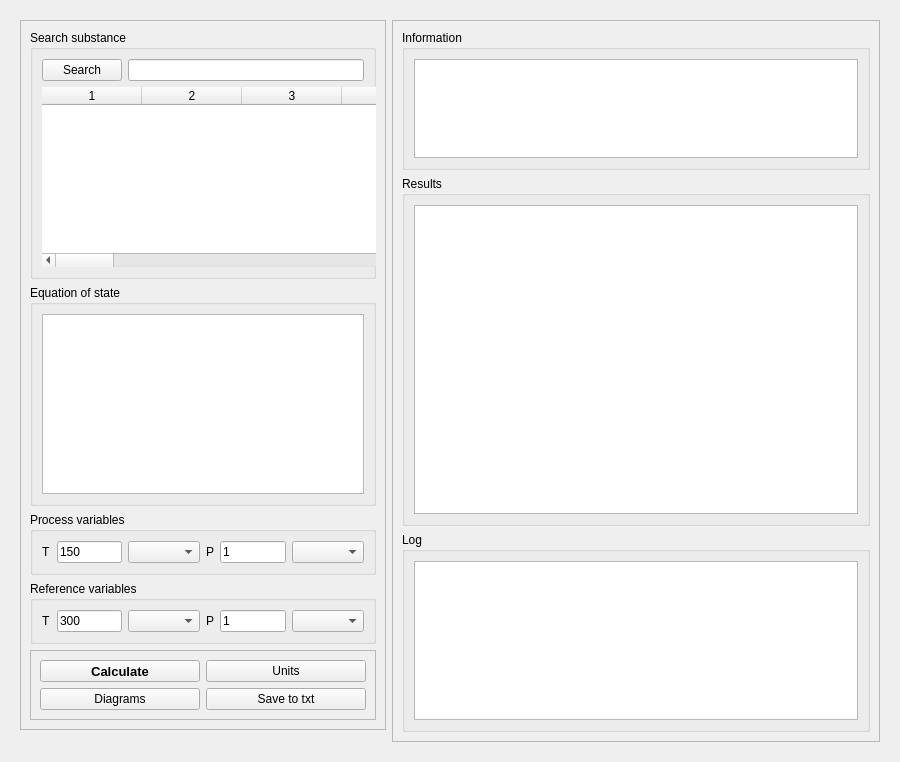
<?xml version="1.0" encoding="UTF-8"?>
<ui version="4.0">
 <class>PureSubstanceCalculationsWindow</class>
 <widget class="QWidget" name="PureSubstanceCalculationsWindow">
  <property name="windowModality">
   <enum>Qt::ApplicationModal</enum>
  </property>
  <property name="geometry">
   <rect>
    <x>0</x>
    <y>0</y>
    <width>900</width>
    <height>762</height>
   </rect>
  </property>
  <property name="sizePolicy">
   <sizepolicy hsizetype="Expanding" vsizetype="Expanding">
    <horstretch>0</horstretch>
    <verstretch>0</verstretch>
   </sizepolicy>
  </property>
  <property name="minimumSize">
   <size>
    <width>900</width>
    <height>300</height>
   </size>
  </property>
  <property name="windowTitle">
   <string>Pure Substance Calculations</string>
  </property>
  <layout class="QGridLayout" name="gridLayout_9">
   <property name="sizeConstraint">
    <enum>QLayout::SetDefaultConstraint</enum>
   </property>
   <item row="0" column="1">
    <widget class="QScrollArea" name="scrollArea">
     <property name="frameShape">
      <enum>QFrame::NoFrame</enum>
     </property>
     <property name="frameShadow">
      <enum>QFrame::Plain</enum>
     </property>
     <property name="lineWidth">
      <number>0</number>
     </property>
     <property name="sizeAdjustPolicy">
      <enum>QAbstractScrollArea::AdjustIgnored</enum>
     </property>
     <property name="widgetResizable">
      <bool>true</bool>
     </property>
     <widget class="QWidget" name="scrollAreaWidgetContents">
      <property name="geometry">
       <rect>
        <x>0</x>
        <y>0</y>
        <width>882</width>
        <height>744</height>
       </rect>
      </property>
      <layout class="QGridLayout" name="gridLayout_10">
       <item row="0" column="1" rowspan="3">
        <widget class="QFrame" name="frame_results">
         <property name="sizePolicy">
          <sizepolicy hsizetype="Preferred" vsizetype="Preferred">
           <horstretch>4</horstretch>
           <verstretch>0</verstretch>
          </sizepolicy>
         </property>
         <property name="minimumSize">
          <size>
           <width>300</width>
           <height>0</height>
          </size>
         </property>
         <property name="frameShape">
          <enum>QFrame::StyledPanel</enum>
         </property>
         <property name="frameShadow">
          <enum>QFrame::Raised</enum>
         </property>
         <layout class="QVBoxLayout" name="verticalLayout">
          <item>
           <widget class="QGroupBox" name="groupBox_information">
            <property name="minimumSize">
             <size>
              <width>0</width>
              <height>140</height>
             </size>
            </property>
            <property name="maximumSize">
             <size>
              <width>16777215</width>
              <height>275</height>
             </size>
            </property>
            <property name="title">
             <string>Information</string>
            </property>
            <layout class="QGridLayout" name="gridLayout_6">
             <item row="0" column="0">
              <widget class="QPlainTextEdit" name="plainTextEdit_information">
               <property name="minimumSize">
                <size>
                 <width>0</width>
                 <height>0</height>
                </size>
               </property>
               <property name="maximumSize">
                <size>
                 <width>16777215</width>
                 <height>16777215</height>
                </size>
               </property>
               <property name="frameShape">
                <enum>QFrame::StyledPanel</enum>
               </property>
               <property name="readOnly">
                <bool>true</bool>
               </property>
              </widget>
             </item>
            </layout>
           </widget>
          </item>
          <item>
           <widget class="QGroupBox" name="groupBox_results">
            <property name="minimumSize">
             <size>
              <width>0</width>
              <height>350</height>
             </size>
            </property>
            <property name="title">
             <string>Results</string>
            </property>
            <layout class="QGridLayout" name="gridLayout_8">
             <item row="0" column="0">
              <widget class="QTableWidget" name="tableWidget_results">
               <property name="horizontalScrollBarPolicy">
                <enum>Qt::ScrollBarAsNeeded</enum>
               </property>
               <property name="sizeAdjustPolicy">
                <enum>QAbstractScrollArea::AdjustToContents</enum>
               </property>
               <property name="editTriggers">
                <set>QAbstractItemView::NoEditTriggers</set>
               </property>
               <property name="alternatingRowColors">
                <bool>false</bool>
               </property>
               <property name="textElideMode">
                <enum>Qt::ElideLeft</enum>
               </property>
               <property name="rowCount">
                <number>0</number>
               </property>
               <property name="columnCount">
                <number>0</number>
               </property>
               <attribute name="horizontalHeaderCascadingSectionResizes">
                <bool>true</bool>
               </attribute>
               <attribute name="horizontalHeaderDefaultSectionSize">
                <number>35</number>
               </attribute>
               <attribute name="horizontalHeaderMinimumSectionSize">
                <number>0</number>
               </attribute>
               <attribute name="verticalHeaderCascadingSectionResizes">
                <bool>true</bool>
               </attribute>
               <attribute name="verticalHeaderDefaultSectionSize">
                <number>21</number>
               </attribute>
               <attribute name="verticalHeaderMinimumSectionSize">
                <number>0</number>
               </attribute>
              </widget>
             </item>
            </layout>
           </widget>
          </item>
          <item>
           <widget class="QGroupBox" name="groupBox__log">
            <property name="minimumSize">
             <size>
              <width>0</width>
              <height>200</height>
             </size>
            </property>
            <property name="maximumSize">
             <size>
              <width>16777215</width>
              <height>225</height>
             </size>
            </property>
            <property name="title">
             <string>Log</string>
            </property>
            <layout class="QGridLayout" name="gridLayout_3">
             <item row="0" column="0">
              <widget class="QPlainTextEdit" name="plainTextEdit_log">
               <property name="maximumSize">
                <size>
                 <width>16777215</width>
                 <height>166777</height>
                </size>
               </property>
               <property name="readOnly">
                <bool>true</bool>
               </property>
              </widget>
             </item>
            </layout>
           </widget>
          </item>
         </layout>
        </widget>
       </item>
       <item row="0" column="0">
        <widget class="QFrame" name="frame_input">
         <property name="sizePolicy">
          <sizepolicy hsizetype="Preferred" vsizetype="Preferred">
           <horstretch>3</horstretch>
           <verstretch>0</verstretch>
          </sizepolicy>
         </property>
         <property name="minimumSize">
          <size>
           <width>350</width>
           <height>0</height>
          </size>
         </property>
         <property name="maximumSize">
          <size>
           <width>1677700</width>
           <height>16777215</height>
          </size>
         </property>
         <property name="frameShape">
          <enum>QFrame::StyledPanel</enum>
         </property>
         <property name="frameShadow">
          <enum>QFrame::Raised</enum>
         </property>
         <layout class="QGridLayout" name="gridLayout_11">
          <item row="0" column="0">
           <widget class="QGroupBox" name="groupBox_searchSubstance">
            <property name="minimumSize">
             <size>
              <width>0</width>
              <height>100</height>
             </size>
            </property>
            <property name="maximumSize">
             <size>
              <width>167772</width>
              <height>16777215</height>
             </size>
            </property>
            <property name="title">
             <string>Search substance</string>
            </property>
            <layout class="QGridLayout" name="gridLayout_4">
             <item row="0" column="0">
              <widget class="QPushButton" name="btn_searchSubstance">
               <property name="sizePolicy">
                <sizepolicy hsizetype="Minimum" vsizetype="Fixed">
                 <horstretch>0</horstretch>
                 <verstretch>0</verstretch>
                </sizepolicy>
               </property>
               <property name="text">
                <string>Search</string>
               </property>
              </widget>
             </item>
             <item row="0" column="1">
              <widget class="QLineEdit" name="le_searchSubstance">
               <property name="sizePolicy">
                <sizepolicy hsizetype="Expanding" vsizetype="Fixed">
                 <horstretch>0</horstretch>
                 <verstretch>0</verstretch>
                </sizepolicy>
               </property>
               <property name="text">
                <string/>
               </property>
              </widget>
             </item>
             <item row="2" column="0" colspan="2">
              <widget class="QTableWidget" name="tableWidget_searchSubstance">
               <property name="minimumSize">
                <size>
                 <width>400</width>
                 <height>150</height>
                </size>
               </property>
               <property name="frameShape">
                <enum>QFrame::NoFrame</enum>
               </property>
               <property name="frameShadow">
                <enum>QFrame::Plain</enum>
               </property>
               <property name="editTriggers">
                <set>QAbstractItemView::NoEditTriggers</set>
               </property>
               <property name="alternatingRowColors">
                <bool>true</bool>
               </property>
               <property name="selectionMode">
                <enum>QAbstractItemView::SingleSelection</enum>
               </property>
               <property name="selectionBehavior">
                <enum>QAbstractItemView::SelectRows</enum>
               </property>
               <property name="showGrid">
                <bool>false</bool>
               </property>
               <property name="rowCount">
                <number>0</number>
               </property>
               <property name="columnCount">
                <number>26</number>
               </property>
               <column/>
               <column/>
               <column/>
               <column/>
               <column/>
               <column/>
               <column/>
               <column/>
               <column/>
               <column/>
               <column/>
               <column/>
               <column/>
               <column/>
               <column/>
               <column/>
               <column/>
               <column/>
               <column/>
               <column/>
               <column/>
               <column/>
               <column/>
               <column/>
               <column/>
               <column/>
              </widget>
             </item>
            </layout>
           </widget>
          </item>
          <item row="1" column="0">
           <widget class="QGroupBox" name="groupBox_EOS">
            <property name="minimumSize">
             <size>
              <width>0</width>
              <height>100</height>
             </size>
            </property>
            <property name="title">
             <string>Equation of state</string>
            </property>
            <layout class="QGridLayout" name="gridLayout">
             <item row="0" column="0">
              <widget class="QListWidget" name="listWidget_eos_options">
               <property name="editTriggers">
                <set>QAbstractItemView::NoEditTriggers</set>
               </property>
               <property name="alternatingRowColors">
                <bool>true</bool>
               </property>
               <property name="selectionBehavior">
                <enum>QAbstractItemView::SelectRows</enum>
               </property>
               <property name="viewMode">
                <enum>QListView::ListMode</enum>
               </property>
              </widget>
             </item>
            </layout>
           </widget>
          </item>
          <item row="2" column="0">
           <widget class="QGroupBox" name="groupBox_processVariables">
            <property name="sizePolicy">
             <sizepolicy hsizetype="Preferred" vsizetype="Minimum">
              <horstretch>0</horstretch>
              <verstretch>0</verstretch>
             </sizepolicy>
            </property>
            <property name="minimumSize">
             <size>
              <width>0</width>
              <height>0</height>
             </size>
            </property>
            <property name="maximumSize">
             <size>
              <width>16777215</width>
              <height>1000</height>
             </size>
            </property>
            <property name="title">
             <string>Process variables</string>
            </property>
            <layout class="QGridLayout" name="gridLayout_5">
             <item row="0" column="0">
              <widget class="QLabel" name="label">
               <property name="text">
                <string>T</string>
               </property>
              </widget>
             </item>
             <item row="0" column="1">
              <widget class="QLineEdit" name="le_procT">
               <property name="sizePolicy">
                <sizepolicy hsizetype="Expanding" vsizetype="Minimum">
                 <horstretch>0</horstretch>
                 <verstretch>0</verstretch>
                </sizepolicy>
               </property>
               <property name="inputMethodHints">
                <set>Qt::ImhDigitsOnly|Qt::ImhPreferNumbers</set>
               </property>
               <property name="text">
                <string>150</string>
               </property>
              </widget>
             </item>
             <item row="0" column="2">
              <widget class="QComboBox" name="comboBox_procTunit">
               <property name="sizePolicy">
                <sizepolicy hsizetype="Preferred" vsizetype="Minimum">
                 <horstretch>0</horstretch>
                 <verstretch>0</verstretch>
                </sizepolicy>
               </property>
              </widget>
             </item>
             <item row="0" column="3">
              <widget class="QLabel" name="label_2">
               <property name="text">
                <string>P</string>
               </property>
              </widget>
             </item>
             <item row="0" column="4">
              <widget class="QLineEdit" name="le_procP">
               <property name="sizePolicy">
                <sizepolicy hsizetype="Expanding" vsizetype="Minimum">
                 <horstretch>0</horstretch>
                 <verstretch>0</verstretch>
                </sizepolicy>
               </property>
               <property name="text">
                <string>1</string>
               </property>
              </widget>
             </item>
             <item row="0" column="5">
              <widget class="QComboBox" name="comboBox_procPunit">
               <property name="sizePolicy">
                <sizepolicy hsizetype="Preferred" vsizetype="Minimum">
                 <horstretch>0</horstretch>
                 <verstretch>0</verstretch>
                </sizepolicy>
               </property>
              </widget>
             </item>
            </layout>
           </widget>
          </item>
          <item row="3" column="0">
           <widget class="QGroupBox" name="groupBox_refVariables">
            <property name="sizePolicy">
             <sizepolicy hsizetype="Preferred" vsizetype="Minimum">
              <horstretch>0</horstretch>
              <verstretch>0</verstretch>
             </sizepolicy>
            </property>
            <property name="minimumSize">
             <size>
              <width>0</width>
              <height>0</height>
             </size>
            </property>
            <property name="maximumSize">
             <size>
              <width>16777215</width>
              <height>1000</height>
             </size>
            </property>
            <property name="title">
             <string>Reference variables</string>
            </property>
            <layout class="QGridLayout" name="gridLayout_7">
             <item row="0" column="0">
              <widget class="QLabel" name="label_3">
               <property name="text">
                <string>T</string>
               </property>
              </widget>
             </item>
             <item row="0" column="1">
              <widget class="QLineEdit" name="le_refT">
               <property name="sizePolicy">
                <sizepolicy hsizetype="Expanding" vsizetype="Minimum">
                 <horstretch>0</horstretch>
                 <verstretch>0</verstretch>
                </sizepolicy>
               </property>
               <property name="inputMethodHints">
                <set>Qt::ImhDigitsOnly|Qt::ImhPreferNumbers</set>
               </property>
               <property name="text">
                <string>300</string>
               </property>
              </widget>
             </item>
             <item row="0" column="2">
              <widget class="QComboBox" name="comboBox_refTunit">
               <property name="sizePolicy">
                <sizepolicy hsizetype="Preferred" vsizetype="Minimum">
                 <horstretch>0</horstretch>
                 <verstretch>0</verstretch>
                </sizepolicy>
               </property>
              </widget>
             </item>
             <item row="0" column="3">
              <widget class="QLabel" name="label_4">
               <property name="text">
                <string>P</string>
               </property>
              </widget>
             </item>
             <item row="0" column="4">
              <widget class="QLineEdit" name="le_refP">
               <property name="sizePolicy">
                <sizepolicy hsizetype="Expanding" vsizetype="Minimum">
                 <horstretch>0</horstretch>
                 <verstretch>0</verstretch>
                </sizepolicy>
               </property>
               <property name="text">
                <string>1</string>
               </property>
              </widget>
             </item>
             <item row="0" column="5">
              <widget class="QComboBox" name="comboBox_refPunit">
               <property name="sizePolicy">
                <sizepolicy hsizetype="Preferred" vsizetype="Minimum">
                 <horstretch>0</horstretch>
                 <verstretch>0</verstretch>
                </sizepolicy>
               </property>
              </widget>
             </item>
            </layout>
           </widget>
          </item>
          <item row="4" column="0">
           <widget class="QFrame" name="frame">
            <property name="minimumSize">
             <size>
              <width>0</width>
              <height>0</height>
             </size>
            </property>
            <property name="maximumSize">
             <size>
              <width>16777215</width>
              <height>70</height>
             </size>
            </property>
            <property name="frameShape">
             <enum>QFrame::StyledPanel</enum>
            </property>
            <property name="frameShadow">
             <enum>QFrame::Raised</enum>
            </property>
            <layout class="QGridLayout" name="gridLayout_2">
             <item row="2" column="1">
              <widget class="QPushButton" name="btn_units">
               <property name="text">
                <string>Units</string>
               </property>
              </widget>
             </item>
             <item row="2" column="0">
              <widget class="QPushButton" name="btn_calculate">
               <property name="sizePolicy">
                <sizepolicy hsizetype="Minimum" vsizetype="Minimum">
                 <horstretch>0</horstretch>
                 <verstretch>0</verstretch>
                </sizepolicy>
               </property>
               <property name="font">
                <font>
                 <pointsize>10</pointsize>
                 <weight>75</weight>
                 <bold>true</bold>
                 <underline>false</underline>
                 <kerning>true</kerning>
                </font>
               </property>
               <property name="text">
                <string>Calculate</string>
               </property>
              </widget>
             </item>
             <item row="3" column="0">
              <widget class="QPushButton" name="btn_diagrams">
               <property name="text">
                <string>Diagrams</string>
               </property>
              </widget>
             </item>
             <item row="3" column="1">
              <widget class="QPushButton" name="btn_savetxt">
               <property name="text">
                <string>Save to txt</string>
               </property>
              </widget>
             </item>
            </layout>
           </widget>
          </item>
         </layout>
        </widget>
       </item>
      </layout>
     </widget>
    </widget>
   </item>
  </layout>
 </widget>
 <tabstops>
  <tabstop>le_searchSubstance</tabstop>
  <tabstop>listWidget_eos_options</tabstop>
  <tabstop>le_procT</tabstop>
  <tabstop>le_procP</tabstop>
  <tabstop>le_refT</tabstop>
  <tabstop>le_refP</tabstop>
  <tabstop>tableWidget_searchSubstance</tabstop>
  <tabstop>comboBox_procTunit</tabstop>
  <tabstop>comboBox_procPunit</tabstop>
  <tabstop>comboBox_refTunit</tabstop>
  <tabstop>btn_searchSubstance</tabstop>
  <tabstop>comboBox_refPunit</tabstop>
 </tabstops>
 <resources/>
 <connections>
  <connection>
   <sender>le_searchSubstance</sender>
   <signal>returnPressed()</signal>
   <receiver>btn_searchSubstance</receiver>
   <slot>click()</slot>
   <hints>
    <hint type="sourcelabel">
     <x>143</x>
     <y>50</y>
    </hint>
    <hint type="destinationlabel">
     <x>70</x>
     <y>48</y>
    </hint>
   </hints>
  </connection>
 </connections>
</ui>
